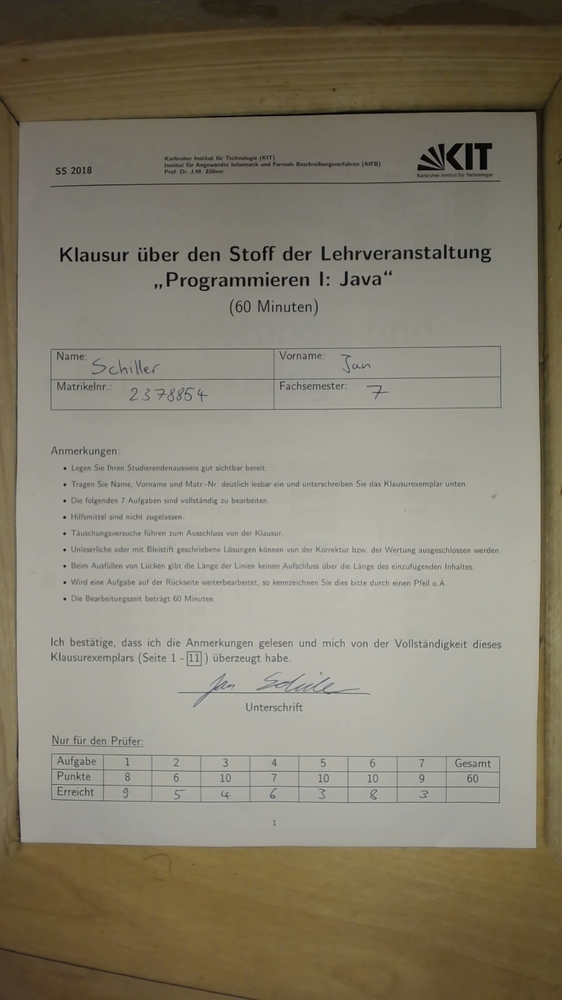
#> input picture image.png, 562 x 1000 px, shrunk from 1080 x 1920 before the run
$ python -i utils.py   (imports and definitions only)
#> lines starting #> are read from the running program, lines starting #| are printed output that depends on the picture
#> further down, picture is the input picture: shape (1000, 562, 3); mean B, G, R 111.1, 127.5, 133.8
import cv2
import matplotlib.pyplot as plt
import numpy as np

# [58 lines left out: functions display_image_in_terminal, draw_circles, draw_labeled_circles, draw_contours_in_image, not called in this run]

def pre_process_image(image):
    """
    Pre-processes an image of a document.

    Args:
    - image: The original input image (in BGR format) to be pre-processed.

    Returns:
    - eroded_image: The pre-processed image after performing grayscale conversion,
                    blurring, morphology operations (closing), edge detection, dilation,
                    and erosion to prepare it for document analysis.
    """

    # Convert the original image to grayscale
    gray_image = cv2.cvtColor(image, cv2.COLOR_BGR2GRAY)
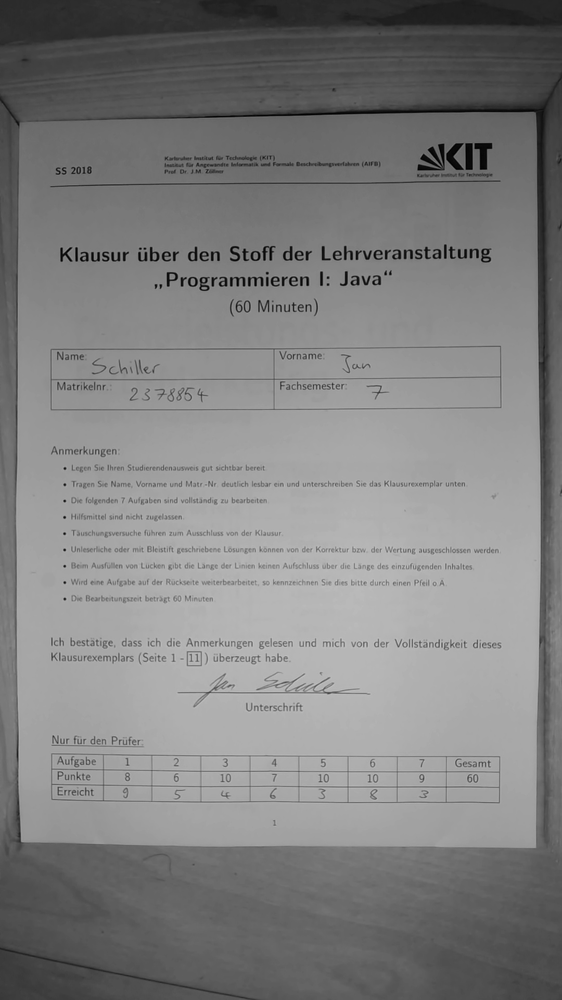
#> gray_image: shape (1000, 562); min 0, max 199, mean 127.5
    # display_image_in_terminal(gray_image, "Grayscale image")

    # Blurr the grayscale image
    blurred_image = cv2.GaussianBlur(gray_image, (15, 15), 0)
    # display_image_in_terminal(blurred_image, "Blurred image")

    # Apply dilation and erosion to remove text from the blurred image
    kernel = np.ones((15, 15), np.uint8)
    closed_image = cv2.morphologyEx(blurred_image, cv2.MORPH_CLOSE, kernel, iterations=3)
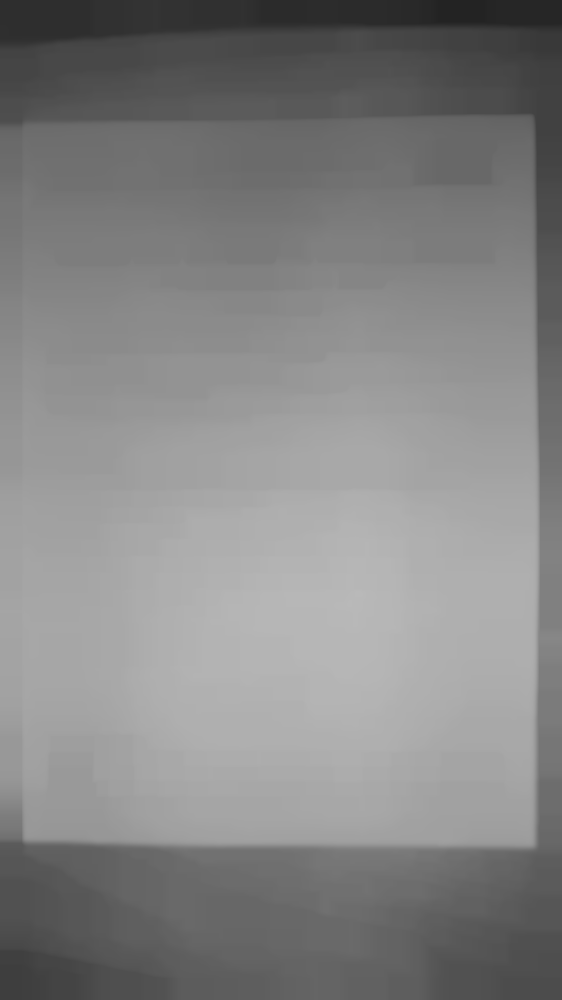
#> closed_image: shape (1000, 562); min 35, max 185, mean 131.7
    # display_image_in_terminal(closed_image, "Closed image")

    # Edge 'closed_image'
    edged_image = cv2.Canny(closed_image, 5, 150)
#> edged_image: shape (1000, 562); every value is 0
    # display_image_in_terminal(edged_image, "Edged image")

    # Create a 5x5 kernel filled with ones
    kernel = np.ones((5, 5))

    # Dilate the edged image
    dilated_image = cv2.dilate(edged_image, kernel, iterations = 2)
    # display_image_in_terminal(dilated_image, "Dilated image")

    # Erode the dilated image
    eroded_image = cv2.erode(dilated_image, kernel, iterations = 1)
    # display_image_in_terminal(eroded_image, "Eroded image")

    return eroded_image

# [325 lines left out: functions pre_process_scanned_image, final_destination_corners, perspective_transformation, crop_image_percentage_based, filtrate_contours, approximate_contours and 5 more, not called in this run]

>>> import cv2
>>> picture = cv2.imread('image.png')
>>> result = pre_process_image(picture)
